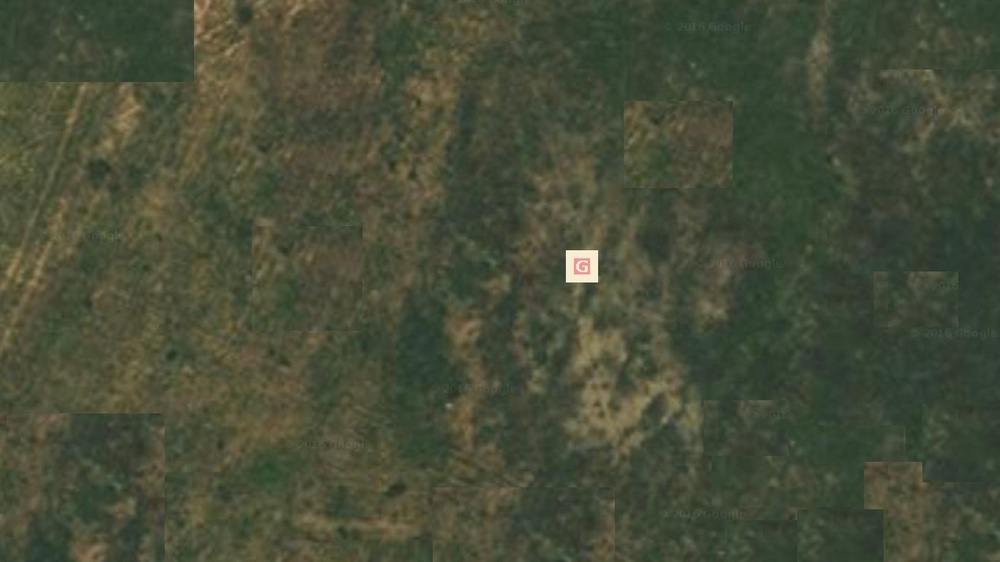
//> input picture Image_Processing/Blob_Finding/G_Harfi_arazi.jpg, 1000 x 562 px, shrunk from 1366 x 768 before the run
$ ./upgradedBlob   (built with g++ and OpenCV 4)
//> lines starting //> are read from the running program, lines starting //| are printed output that depends on the picture

#include "opencv2/opencv.hpp"
#include<opencv2/core/core.hpp>
#include<opencv2/highgui/highgui.hpp>
#include<opencv2/imgproc/imgproc.hpp>
#include<opencv2/ml/ml.hpp>

#include<iostream>
#include<sstream>
#include <boost/concept_check.hpp>

using namespace cv;
using namespace std;

int main( int argc, char** argv )
{

	// [8 lines of commented-out code are left out]
	Mat im = imread("G_Harfi_arazi.jpg", IMREAD_GRAYSCALE);
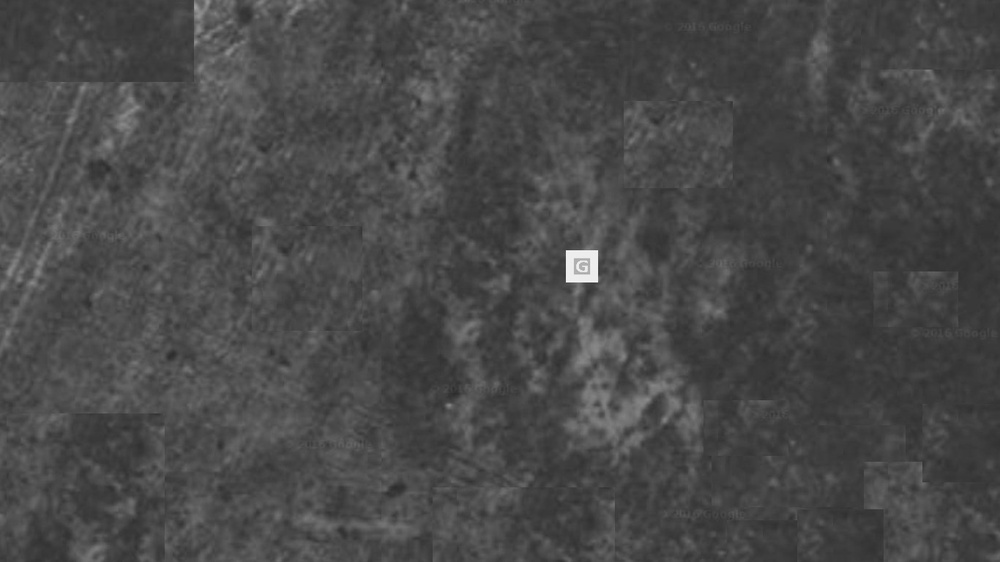
//> im: 562 rows x 1000 cols, CV_8UC1; min 44, max 254, mean 72.8
	//imshow("Gray Scale Image", im);

	// Setup SimpleBlobDetector parameters.
	SimpleBlobDetector::Params params;

	// Change thresholds
	params.minThreshold = 10;
	params.maxThreshold = 200;

	// Filter by Area.
	params.filterByArea = true;
	params.minArea = 75;
	params.maxArea = 200;
	//params.filterByArea = false;

	// Filter by Circularity
	//params.filterByCircularity = true;
	//params.minCircularity = 0.1;
	params.filterByCircularity = false;

	// Filter by Convexity
	//params.filterByConvexity = true;
	//params.minConvexity = 0.87;
	params.filterByConvexity = false;


	// Filter by Inertia
	//params.filterByInertia = true;
	//params.minInertiaRatio = 0.01;
	params.filterByInertia = false;

	// Storage for blobs
	vector<KeyPoint> keypoints;


#if CV_MAJOR_VERSION < 3   // If you are using OpenCV 2

	// Set up detector with params
	SimpleBlobDetector detector(params);

	// Detect blobs
	detector.detect( im, keypoints);
#else

	// Set up detector with params
	Ptr<SimpleBlobDetector> detector = SimpleBlobDetector::create(params);

	// Detect blobs
	detector->detect( im, keypoints);
//> keypoints = 1 keypoint; (x, y, size): (171, 355, 13.5)
#endif

	// Draw detected blobs as red circles.
	// DrawMatchesFlags::DRAW_RICH_KEYPOINTS flag ensures
	// the size of the circle corresponds to the size of blob

	Mat im_with_keypoints;
	drawKeypoints( im, keypoints, im_with_keypoints, Scalar(0,0,255), DrawMatchesFlags::DRAW_RICH_KEYPOINTS );

	// Show blobs
	imshow("Blob Countours", im_with_keypoints );
	int x, y,w,h;
	for (std::vector<cv::KeyPoint>::iterator blobIterator = keypoints.begin(); blobIterator != keypoints.end(); blobIterator++) {
		std::cout << "size of blob is: " << blobIterator->size << std::endl;
		std::cout << "point is at: " << blobIterator->pt.x << " " << blobIterator->pt.y << std::endl;
		x = blobIterator->pt.x;
		y = blobIterator->pt.y;
		w = blobIterator->size;
		h = blobIterator->size;
	}
//> this loop made 1 pass
//> (x, y, w, h) on pass 1: (171, 354, 13, 13)
//| size of blob is: 13.5243
//| point is at: 171.378 354.914

	Rect theLetter(x+4-w,y+4-h,2*w-8,2*h-8);
//> theLetter = Rect(162, 345, 18, 18)

	Mat croppedImg = im(theLetter);

	Mat binaryROI;

	cv::threshold(croppedImg, binaryROI, 200, 255, cv::THRESH_BINARY);
	Mat readable = cv::Scalar::all(255) - binaryROI;
	imwrite("roi.jpg",readable);

	waitKey(0);

}
